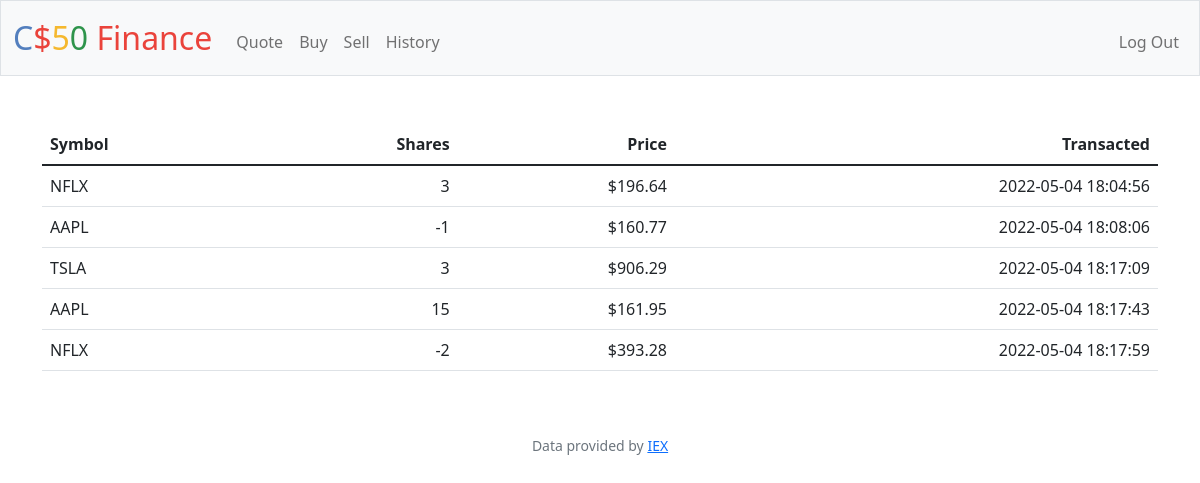
Screenshot of /history (signed in) with the database file from the repository.
### tables this page shows
CREATE TABLE transact (id INTEGER FOREIGN_KEY NOT NULL, symbol TEXT NOT NULL, change NUMERIC NOT NULL, price NUMERIC NOT NULL, transacted DATETIME DEFAULT CURRENT_TIMESTAMP);

### app.py (the view)
@app.route("/history")
@login_required
def history():
    user_id = session["user_id"]
    history = db.execute("SELECT * FROM transact WHERE id=?", user_id)
    for row in history:
        row["price"] = usd(row["price"])
    return render_template("history.html", history=history)

### app.py (called while the page is built)
@app.after_request
def after_request(response):
    response.headers["Cache-Control"] = "no-cache, no-store, must-revalidate"
    response.headers["Expires"] = 0
    response.headers["Pragma"] = "no-cache"
    return response

### helpers.py (called while the page is built)
def login_required(f):
    @wraps(f)
    def decorated_function(*args, **kwargs):
        if session.get("user_id") is None:
            return redirect("/login")
        return f(*args, **kwargs)
    return decorated_function

def usd(value):
    return f"${value:,.2f}"

### templates/history.html (shortened to what this page needs)
{% extends "layout.html" %}
{% block main %}
    <table class="table table-stripped">
        <thead>
            <tr>
                <th class="text-start">Symbol</th>
                <th class="text-end">Shares</th>
                <th class="text-end">Price</th>
                <th class="text-end">Transacted</th>
            </tr>
        </thead>
        <tbody>
            {% for row in history %}
            <tr>
                <td class="text-start">{{ row["symbol"] }}</td>
                <td class="text-end">{{ row["change"] }}</td>
                <td class="text-end">{{ row["price"] }}</td>
                <td class="text-end">{{ row["transacted"] }}</td>
            </tr>
            {% endfor %}
        </tbody>
    </table>
{% endblock %}

### rows the page displays
transact: symbol "NFLX", change "3", price "$196.64", transacted "2022-05-04 18:04:56"
transact: symbol "AAPL", change "-1", price "$160.77", transacted "2022-05-04 18:08:06"
transact: symbol "TSLA", change "3", price "$906.29", transacted "2022-05-04 18:17:09"
transact: symbol "AAPL", change "15", price "$161.95", transacted "2022-05-04 18:17:43"
transact: symbol "NFLX", change "-2", price "$393.28", transacted "2022-05-04 18:17:59"
